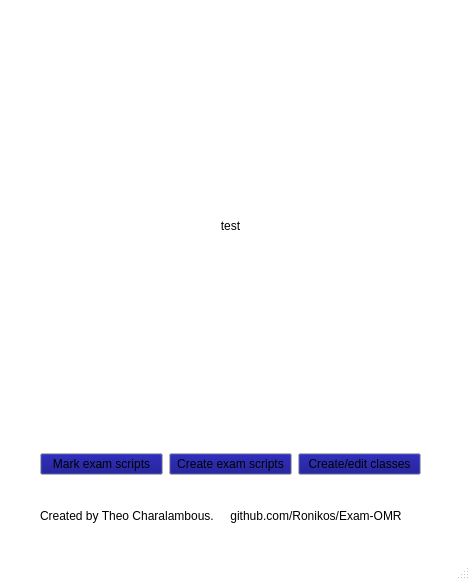
<?xml version="1.0" encoding="UTF-8"?>
<ui version="4.0">
 <class>MainWindow</class>
 <widget class="QMainWindow" name="MainWindow">
  <property name="geometry">
   <rect>
    <x>0</x>
    <y>0</y>
    <width>470</width>
    <height>580</height>
   </rect>
  </property>
  <property name="minimumSize">
   <size>
    <width>470</width>
    <height>580</height>
   </size>
  </property>
  <property name="maximumSize">
   <size>
    <width>470</width>
    <height>580</height>
   </size>
  </property>
  <property name="palette">
   <palette>
    <active>
     <colorrole role="WindowText">
      <brush brushstyle="SolidPattern">
       <color alpha="255">
        <red>0</red>
        <green>0</green>
        <blue>0</blue>
       </color>
      </brush>
     </colorrole>
     <colorrole role="Button">
      <brush brushstyle="SolidPattern">
       <color alpha="255">
        <red>0</red>
        <green>0</green>
        <blue>127</blue>
       </color>
      </brush>
     </colorrole>
     <colorrole role="Light">
      <brush brushstyle="SolidPattern">
       <color alpha="255">
        <red>255</red>
        <green>255</green>
        <blue>255</blue>
       </color>
      </brush>
     </colorrole>
     <colorrole role="Midlight">
      <brush brushstyle="SolidPattern">
       <color alpha="255">
        <red>255</red>
        <green>255</green>
        <blue>255</blue>
       </color>
      </brush>
     </colorrole>
     <colorrole role="Dark">
      <brush brushstyle="SolidPattern">
       <color alpha="255">
        <red>170</red>
        <green>170</green>
        <blue>255</blue>
       </color>
      </brush>
     </colorrole>
     <colorrole role="Mid">
      <brush brushstyle="SolidPattern">
       <color alpha="255">
        <red>0</red>
        <green>255</green>
        <blue>255</blue>
       </color>
      </brush>
     </colorrole>
     <colorrole role="Text">
      <brush brushstyle="SolidPattern">
       <color alpha="255">
        <red>0</red>
        <green>0</green>
        <blue>0</blue>
       </color>
      </brush>
     </colorrole>
     <colorrole role="BrightText">
      <brush brushstyle="SolidPattern">
       <color alpha="255">
        <red>255</red>
        <green>255</green>
        <blue>255</blue>
       </color>
      </brush>
     </colorrole>
     <colorrole role="ButtonText">
      <brush brushstyle="SolidPattern">
       <color alpha="255">
        <red>0</red>
        <green>0</green>
        <blue>0</blue>
       </color>
      </brush>
     </colorrole>
     <colorrole role="Base">
      <brush brushstyle="SolidPattern">
       <color alpha="255">
        <red>255</red>
        <green>255</green>
        <blue>255</blue>
       </color>
      </brush>
     </colorrole>
     <colorrole role="Window">
      <brush brushstyle="SolidPattern">
       <color alpha="255">
        <red>255</red>
        <green>255</green>
        <blue>255</blue>
       </color>
      </brush>
     </colorrole>
     <colorrole role="Shadow">
      <brush brushstyle="SolidPattern">
       <color alpha="255">
        <red>0</red>
        <green>0</green>
        <blue>0</blue>
       </color>
      </brush>
     </colorrole>
     <colorrole role="AlternateBase">
      <brush brushstyle="SolidPattern">
       <color alpha="255">
        <red>255</red>
        <green>255</green>
        <blue>255</blue>
       </color>
      </brush>
     </colorrole>
     <colorrole role="ToolTipBase">
      <brush brushstyle="SolidPattern">
       <color alpha="255">
        <red>255</red>
        <green>255</green>
        <blue>220</blue>
       </color>
      </brush>
     </colorrole>
     <colorrole role="ToolTipText">
      <brush brushstyle="SolidPattern">
       <color alpha="255">
        <red>0</red>
        <green>0</green>
        <blue>0</blue>
       </color>
      </brush>
     </colorrole>
    </active>
    <inactive>
     <colorrole role="WindowText">
      <brush brushstyle="SolidPattern">
       <color alpha="255">
        <red>0</red>
        <green>0</green>
        <blue>0</blue>
       </color>
      </brush>
     </colorrole>
     <colorrole role="Button">
      <brush brushstyle="SolidPattern">
       <color alpha="255">
        <red>0</red>
        <green>0</green>
        <blue>127</blue>
       </color>
      </brush>
     </colorrole>
     <colorrole role="Light">
      <brush brushstyle="SolidPattern">
       <color alpha="255">
        <red>255</red>
        <green>255</green>
        <blue>255</blue>
       </color>
      </brush>
     </colorrole>
     <colorrole role="Midlight">
      <brush brushstyle="SolidPattern">
       <color alpha="255">
        <red>255</red>
        <green>255</green>
        <blue>255</blue>
       </color>
      </brush>
     </colorrole>
     <colorrole role="Dark">
      <brush brushstyle="SolidPattern">
       <color alpha="255">
        <red>127</red>
        <green>127</green>
        <blue>127</blue>
       </color>
      </brush>
     </colorrole>
     <colorrole role="Mid">
      <brush brushstyle="SolidPattern">
       <color alpha="255">
        <red>0</red>
        <green>255</green>
        <blue>255</blue>
       </color>
      </brush>
     </colorrole>
     <colorrole role="Text">
      <brush brushstyle="SolidPattern">
       <color alpha="255">
        <red>0</red>
        <green>0</green>
        <blue>0</blue>
       </color>
      </brush>
     </colorrole>
     <colorrole role="BrightText">
      <brush brushstyle="SolidPattern">
       <color alpha="255">
        <red>255</red>
        <green>255</green>
        <blue>255</blue>
       </color>
      </brush>
     </colorrole>
     <colorrole role="ButtonText">
      <brush brushstyle="SolidPattern">
       <color alpha="255">
        <red>0</red>
        <green>0</green>
        <blue>0</blue>
       </color>
      </brush>
     </colorrole>
     <colorrole role="Base">
      <brush brushstyle="SolidPattern">
       <color alpha="255">
        <red>255</red>
        <green>255</green>
        <blue>255</blue>
       </color>
      </brush>
     </colorrole>
     <colorrole role="Window">
      <brush brushstyle="SolidPattern">
       <color alpha="255">
        <red>255</red>
        <green>255</green>
        <blue>255</blue>
       </color>
      </brush>
     </colorrole>
     <colorrole role="Shadow">
      <brush brushstyle="SolidPattern">
       <color alpha="255">
        <red>0</red>
        <green>0</green>
        <blue>0</blue>
       </color>
      </brush>
     </colorrole>
     <colorrole role="AlternateBase">
      <brush brushstyle="SolidPattern">
       <color alpha="255">
        <red>255</red>
        <green>255</green>
        <blue>255</blue>
       </color>
      </brush>
     </colorrole>
     <colorrole role="ToolTipBase">
      <brush brushstyle="SolidPattern">
       <color alpha="255">
        <red>255</red>
        <green>255</green>
        <blue>220</blue>
       </color>
      </brush>
     </colorrole>
     <colorrole role="ToolTipText">
      <brush brushstyle="SolidPattern">
       <color alpha="255">
        <red>0</red>
        <green>0</green>
        <blue>0</blue>
       </color>
      </brush>
     </colorrole>
    </inactive>
    <disabled>
     <colorrole role="WindowText">
      <brush brushstyle="SolidPattern">
       <color alpha="255">
        <red>127</red>
        <green>127</green>
        <blue>127</blue>
       </color>
      </brush>
     </colorrole>
     <colorrole role="Button">
      <brush brushstyle="SolidPattern">
       <color alpha="255">
        <red>0</red>
        <green>0</green>
        <blue>127</blue>
       </color>
      </brush>
     </colorrole>
     <colorrole role="Light">
      <brush brushstyle="SolidPattern">
       <color alpha="255">
        <red>255</red>
        <green>255</green>
        <blue>255</blue>
       </color>
      </brush>
     </colorrole>
     <colorrole role="Midlight">
      <brush brushstyle="SolidPattern">
       <color alpha="255">
        <red>255</red>
        <green>255</green>
        <blue>255</blue>
       </color>
      </brush>
     </colorrole>
     <colorrole role="Dark">
      <brush brushstyle="SolidPattern">
       <color alpha="255">
        <red>127</red>
        <green>127</green>
        <blue>127</blue>
       </color>
      </brush>
     </colorrole>
     <colorrole role="Mid">
      <brush brushstyle="SolidPattern">
       <color alpha="255">
        <red>0</red>
        <green>255</green>
        <blue>255</blue>
       </color>
      </brush>
     </colorrole>
     <colorrole role="Text">
      <brush brushstyle="SolidPattern">
       <color alpha="255">
        <red>127</red>
        <green>127</green>
        <blue>127</blue>
       </color>
      </brush>
     </colorrole>
     <colorrole role="BrightText">
      <brush brushstyle="SolidPattern">
       <color alpha="255">
        <red>255</red>
        <green>255</green>
        <blue>255</blue>
       </color>
      </brush>
     </colorrole>
     <colorrole role="ButtonText">
      <brush brushstyle="SolidPattern">
       <color alpha="255">
        <red>127</red>
        <green>127</green>
        <blue>127</blue>
       </color>
      </brush>
     </colorrole>
     <colorrole role="Base">
      <brush brushstyle="SolidPattern">
       <color alpha="255">
        <red>255</red>
        <green>255</green>
        <blue>255</blue>
       </color>
      </brush>
     </colorrole>
     <colorrole role="Window">
      <brush brushstyle="SolidPattern">
       <color alpha="255">
        <red>255</red>
        <green>255</green>
        <blue>255</blue>
       </color>
      </brush>
     </colorrole>
     <colorrole role="Shadow">
      <brush brushstyle="SolidPattern">
       <color alpha="255">
        <red>0</red>
        <green>0</green>
        <blue>0</blue>
       </color>
      </brush>
     </colorrole>
     <colorrole role="AlternateBase">
      <brush brushstyle="SolidPattern">
       <color alpha="255">
        <red>255</red>
        <green>255</green>
        <blue>255</blue>
       </color>
      </brush>
     </colorrole>
     <colorrole role="ToolTipBase">
      <brush brushstyle="SolidPattern">
       <color alpha="255">
        <red>255</red>
        <green>255</green>
        <blue>220</blue>
       </color>
      </brush>
     </colorrole>
     <colorrole role="ToolTipText">
      <brush brushstyle="SolidPattern">
       <color alpha="255">
        <red>0</red>
        <green>0</green>
        <blue>0</blue>
       </color>
      </brush>
     </colorrole>
    </disabled>
   </palette>
  </property>
  <property name="windowTitle">
   <string>Optical Mark Reader</string>
  </property>
  <property name="autoFillBackground">
   <bool>true</bool>
  </property>
  <widget class="QWidget" name="centralwidget">
   <property name="autoFillBackground">
    <bool>true</bool>
   </property>
   <widget class="QWidget" name="verticalLayoutWidget">
    <property name="geometry">
     <rect>
      <x>40</x>
      <y>444</y>
      <width>381</width>
      <height>41</height>
     </rect>
    </property>
    <layout class="QHBoxLayout" name="horizontalLayout">
     <item>
      <widget class="QPushButton" name="button_mark">
       <property name="text">
        <string>Mark exam scripts</string>
       </property>
       <property name="autoDefault">
        <bool>false</bool>
       </property>
      </widget>
     </item>
     <item>
      <widget class="QPushButton" name="button_create">
       <property name="text">
        <string>Create exam scripts</string>
       </property>
      </widget>
     </item>
     <item>
      <widget class="QPushButton" name="button_classes">
       <property name="text">
        <string>Create/edit classes</string>
       </property>
       <property name="default">
        <bool>false</bool>
       </property>
       <property name="flat">
        <bool>false</bool>
       </property>
      </widget>
     </item>
    </layout>
   </widget>
   <widget class="QLabel" name="main_logo">
    <property name="geometry">
     <rect>
      <x>40</x>
      <y>40</y>
      <width>381</width>
      <height>371</height>
     </rect>
    </property>
    <property name="text">
     <string>test</string>
    </property>
    <property name="alignment">
     <set>Qt::AlignCenter</set>
    </property>
   </widget>
   <widget class="QLabel" name="label">
    <property name="geometry">
     <rect>
      <x>40</x>
      <y>500</y>
      <width>401</width>
      <height>31</height>
     </rect>
    </property>
    <property name="text">
     <string>Created by Theo Charalambous.     github.com/Ronikos/Exam-OMR</string>
    </property>
   </widget>
  </widget>
  <widget class="QMenuBar" name="menubar">
   <property name="geometry">
    <rect>
     <x>0</x>
     <y>0</y>
     <width>470</width>
     <height>21</height>
    </rect>
   </property>
  </widget>
  <widget class="QStatusBar" name="statusbar"/>
 </widget>
 <resources/>
 <connections/>
</ui>
